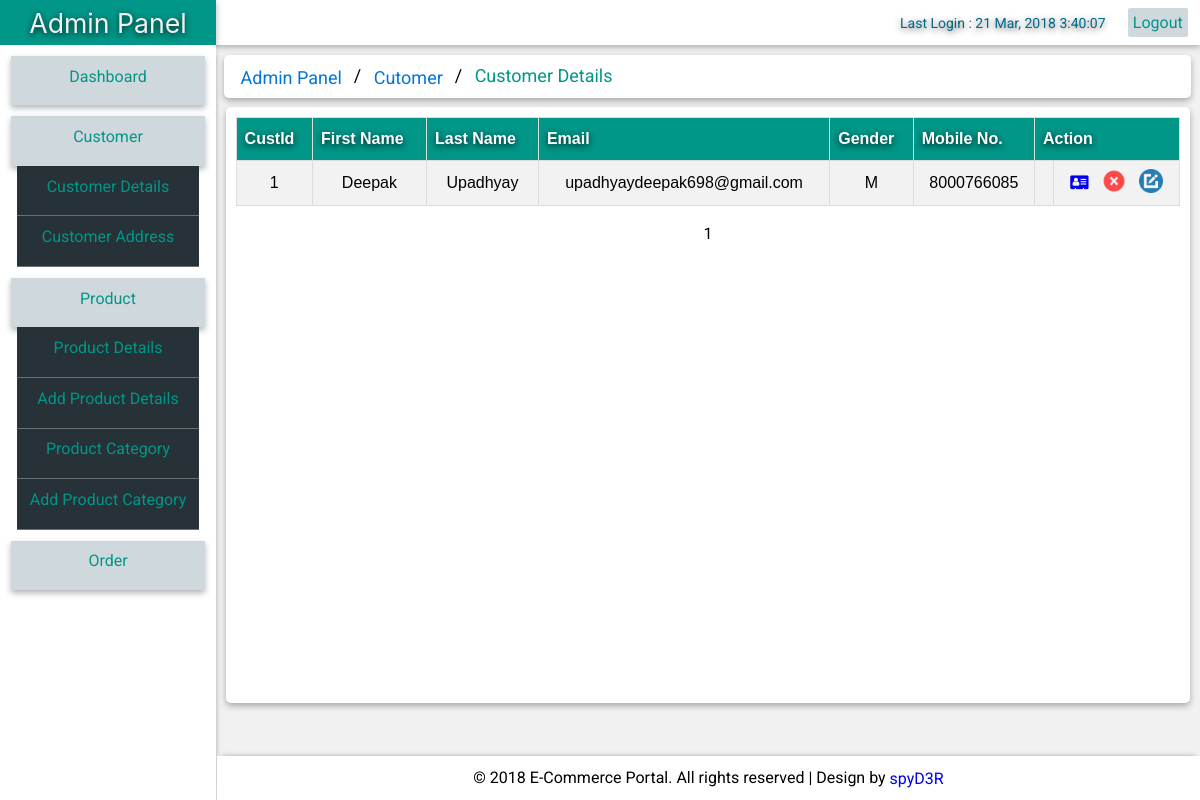
Screenshot of /admin/customerDetails.php (signed in) with the database file from the repository.
### tables this page shows
CREATE TABLE `customer_details` (
  `cust_id` int(5) NOT NULL AUTO_INCREMENT,
  `first_name` varchar(20) DEFAULT NULL,
  `last_name` varchar(20) DEFAULT NULL,
  `email` varchar(100) DEFAULT NULL,
  `mobile_no` varchar(15) DEFAULT NULL,
  `gender` enum('M','F') DEFAULT NULL,
  `password` varchar(20) DEFAULT NULL,
  `status` enum('Active','Deactivated') NOT NULL,
  PRIMARY KEY (`cust_id`)
);

### admin/customerDetails.php (the view, shortened to what this page needs)
<?php
require_once("../includes/connection.php");
?>
<!DOCTYPE html>
<html lang="en">
<head>
    <link rel="stylesheet" href="../css/adminStyle.css">
    <link rel="stylesheet" href="https://cdnjs.cloudflare.com/ajax/libs/font-awesome/4.7.0/css/font-awesome.min.css">
</head>
<body>
    <?php
        require_once('../includes/adminHeader.php');
        require_once('../includes/adminLeft.php');
    ?>
    <div class="right-main">
        <ul class="breadcrumb">
            <li><a href="../admin/home.php">Admin Panel</a></li>
            <li><a href="#">Cutomer</a></li>
            <li>Customer Details</li>
        </ul>
        <div class="main-content">
            <div style="overflow-x:auto">
                <table border=1 align="center">
                        <tr>
                            <th>CustId</th>
                            <th>First Name</th>
                            <th>Last Name</th>
                            <th>Email</th>
                            <th>Gender</th>
                            <th>Mobile No.</th>
                            <th colspan="3">Action</th>
                        </tr>
                        <?php
                            $limit = 8;
                            if (isset($_GET["page"])) {
                                $page  = $_GET["page"];
                            } else { $page=1; };
                            $start_from = ($page-1) * $limit;
                            $sql = "SELECT cust_id, first_name, last_name,email,gender,mobile_no FROM customer_details LIMIT $start_from, $limit";
                            $result=$conn->query($sql);
                            if($result->num_rows > 0){
                                while($row = $result->fetch_array()){
                                    echo "
                                    <tr>
                                        <td>$row[0]</td>
                                        <td>$row[1]</td>
                                        <td>$row[2]</td>
                                        <td>$row[3]</td>
                                        <td>$row[4]</td>
                                        <td>$row[5]</td>
                                        <td>$row[6]</td>";?>
                                        <td><a title="Address" href='/customerAddress.php?id=<?php echo $row[0]; ?>'><i class="fa fa-address-card"></i></a> &nbsp;
                                        <a title="Delete" href='../includes/adminDelCustomer.php?delete_id=<?php echo $row[0]; ?>' onclick='return confirm("Are You sure to delete !"); ' ><img class='icon' src='../img/delete.png'></a> &nbsp;
                                        <a title="Edit" href='#' onclick="editDetails(<?php echo $row[0]; ?>,'productCategorySubEdit.php')"><img class='icon' src='../img/edit.png'></a></td>
                        <?php echo "</tr>";
                                }
                            }else{
                                echo "
                                <tr>
                                    <td id='empty' colspan='8'>There's No data found !!!</td>
                                </tr>";
                            }
                        ?>
                </table>
                <div align="center">
                    <?php
                            $sql="SELECT COUNT(cust_id) FROM customer_details";
                            $result = $conn->query($sql);
                            $row = $result->fetch_array();
                            $total_records = $row[0];
                            $total_pages = ceil($total_records/$limit);
                        ?>
                        <div class="pagination">
                            <?php
                                for($i=1;$i<=$total_pages;$i++){
                                    echo "<a href='customerDetails.php?page=".$i."'>".$i."</a>";
                                }
                            ?>
                        </div>
                    </div>
            </div>
        </div>
    </div>
    <?php require_once('../includes/adminFooter.php'); ?>
</body>
</html>

### includes/adminHeader.php
<?php
$userName = $_SESSION['User'];
$sql="SELECT last_login FROM admin WHERE email = '$userName'";
$result=$conn->query($sql);
if($result->num_rows > 0){
    while($row = $result->fetch_array()){
        $loginTime = $row[0];
    }
}
?>
<div class="header">
    <span class="logo">Admin Panel</span>
    <span class="logTime">Last Login : <?php echo $loginTime; ?></span>
    <span><a href="../includes/logout.php">Logout</a></span>
</div>

### css/adminStyle.css (style rules this page uses)
* { margin: 0; padding: 0; }
body { display: block; }
body, .box, .footer-box, .footer-box-text, .header, span.logTime, span.logo, ul.breadcrumb, .footer, .main-content, table, .pagination, .box-category-main, .box-category-sub, .box-product { margin: auto; }
.box, .box-input-group, .header, .header a, table, .pagination, .left-menu-items-sub, .box-category-main, .box-category-sub, .box-product { position: relative; }
span.err, .footer-box-text, footer, span.logo, .left-menu-items, .left-menu-items-sub, .footer, table, .pagination { text-align: center; }
html { background-color: #f1f1f1; font-family: "Roboto"; }
a { vertical-align: middle; text-decoration: none; }
.header { width: 100%; height: 45px; background-color: #ffffff; color: #006988; box-shadow: 0 2px 6px rgba(0, 0, 0, 0.30); transition: 0.2s ease all; -moz-transition: 0.2s ease all; -webkit-transition: 0.2s ease all; }
.header a { margin-top: -38px; background-color: #cfd8dc; color: #009688; margin-left: 94%; padding: 0.4%; border-radius: 5%; vertical-align: middle; display: inline-block; }
.header span.logTime { margin-top: 10px; padding-top: 5px; padding-bottom: 0px; display: inline-block; margin-left: 75%; font-size: 10.5pt; vertical-align: middle; text-shadow: 0 2px 6px rgba(0, 0, 0, 0.60); }
.header span.logo { width: 18%; background-color: #009688; display: inline-block; color: #f1f1f1; position: absolute; height: 84%; font-size: 20pt; font-family: -apple-system, BlinkMacSystemFont, 'Segoe UI', Roboto, Oxygen, Ubuntu, Cantarell, 'Open Sans', 'Helvetica Neue', sans-serif; vertical-align: bottom; margin-top: 0px; padding-top: 7px; box-shadow: 0 2px 6px rgba(0, 0, 0, 0.30); text-shadow: 0 2px 6px rgba(0, 0, 0, 0.80); }
.right-main { float: right; right: 0.01%; width: 82%; height: 100%; position: fixed; overflow-x: hideen; }
ul.breadcrumb { padding: 10px 16px; list-style: none; background-color: #fff; border-radius: 5px; width: 95%; margin-top: 1%; box-shadow: 0 3px 6px rgba(0, 0, 0, 0.30); color: #009688; }
ul.breadcrumb li { display: inline; font-size: 18px; }
ul.breadcrumb li+li:before { padding: 8px; color: black; content: "/\00a0"; }
ul.breadcrumb li a { color: #0275d8; text-decoration: none; }
.main-content { margin-top: 1%; margin-bottom: 1%; width: 96%; height: 72%; vertical-align: middle; padding: 1%; background-color: #ffffff; box-shadow: 0 3px 6px rgba(0, 0, 0, 0.30); border-radius: 5px; }
table { width: 100%; text-align: center; vertical-align: middle; }
table { font-family: "Trebuchet MS", Arial, Helvetica, sans-serif; border-collapse: collapse; }
table td, table th { border: 1px solid #ddd; padding: 8px; }
table tr:nth-child(even) { background-color: #f2f2f2; }
table th { text-shadow: 0 2px 6px rgba(0, 0, 0, 0.80); padding-top: 12px; padding-bottom: 12px; text-align: left; background-color: #009688; color: white; }
.pagination { margin-top: 1%; display: inline-block; vertical-align: middle; }
.pagination a { color: black; float: left; padding: 8px 16px; text-decoration: none; transition: background-color .3s; }
img.icon { height: 24px; width: 24px; }

### rows the page displays
customer_details: cust_id "1", first_name "Deepak", last_name "Upadhyay", email "upadhyaydeepak698@gmail.com", gender "M", mobile_no "8000766085"

### other values shown
$loginTime "21 Mar, 2018 3:40:07"
